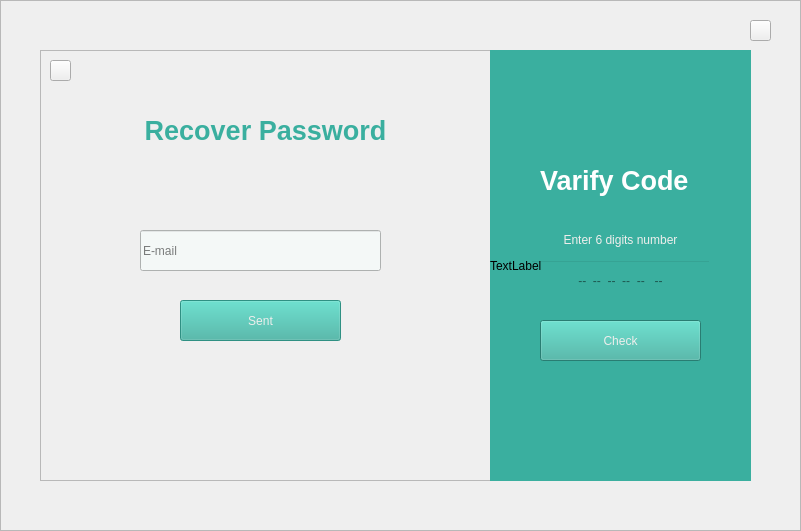
   <widget class="QFrame" name="Recover_FRM_2">
    <property name="geometry">
     <rect>
      <x>990</x>
      <y>590</y>
      <width>801</width>
      <height>531</height>
     </rect>
    </property>
    <property name="frameShape">
     <enum>QFrame::StyledPanel</enum>
    </property>
    <property name="frameShadow">
     <enum>QFrame::Raised</enum>
    </property>
    <widget class="QLabel" name="label_5">
     <property name="geometry">
      <rect>
       <x>0</x>
       <y>0</y>
       <width>801</width>
       <height>541</height>
      </rect>
     </property>
     <property name="text">
      <string/>
     </property>
     <property name="pixmap">
      <pixmap>images/b-1.jpg</pixmap>
     </property>
    </widget>
    <widget class="QFrame" name="frame_2">
     <property name="geometry">
      <rect>
       <x>40</x>
       <y>50</y>
       <width>711</width>
       <height>431</height>
      </rect>
     </property>
     <property name="frameShape">
      <enum>QFrame::StyledPanel</enum>
     </property>
     <property name="frameShadow">
      <enum>QFrame::Raised</enum>
     </property>
     <widget class="QFrame" name="frame_14">
      <property name="geometry">
       <rect>
        <x>0</x>
        <y>0</y>
        <width>451</width>
        <height>431</height>
       </rect>
      </property>
      <property name="frameShape">
       <enum>QFrame::StyledPanel</enum>
      </property>
      <property name="frameShadow">
       <enum>QFrame::Raised</enum>
      </property>
      <widget class="QLineEdit" name="Username_LE_4">
       <property name="enabled">
        <bool>false</bool>
       </property>
       <property name="geometry">
        <rect>
         <x>100</x>
         <y>180</y>
         <width>241</width>
         <height>41</height>
        </rect>
       </property>
       <property name="cursor">
        <cursorShape>IBeamCursor</cursorShape>
       </property>
       <property name="styleSheet">
        <string notr="true">background-color: rgb(244, 248, 247);</string>
       </property>
       <property name="cursorPosition">
        <number>0</number>
       </property>
       <property name="placeholderText">
        <string>E-mail</string>
       </property>
       <property name="clearButtonEnabled">
        <bool>true</bool>
       </property>
      </widget>
      <widget class="QPushButton" name="Signin_BTN_4">
       <property name="enabled">
        <bool>false</bool>
       </property>
       <property name="geometry">
        <rect>
         <x>140</x>
         <y>250</y>
         <width>161</width>
         <height>41</height>
        </rect>
       </property>
       <property name="styleSheet">
        <string notr="true">color: rgb(238, 238, 236);
background-color: rgb(57, 175, 159);
</string>
       </property>
       <property name="text">
        <string>Sent</string>
       </property>
      </widget>
      <widget class="QPushButton" name="pushButton_4">
       <property name="geometry">
        <rect>
         <x>10</x>
         <y>10</y>
         <width>21</width>
         <height>21</height>
        </rect>
       </property>
       <property name="cursor">
        <cursorShape>PointingHandCursor</cursorShape>
       </property>
       <property name="text">
        <string/>
       </property>
       <property name="icon">
        <iconset>
         <normaloff>images/back.png</normaloff>images/back.png</iconset>
       </property>
      </widget>
      <widget class="QLabel" name="label_27">
       <property name="geometry">
        <rect>
         <x>0</x>
         <y>60</y>
         <width>451</width>
         <height>41</height>
        </rect>
       </property>
       <property name="text">
        <string>&lt;html&gt;&lt;head/&gt;&lt;body&gt;&lt;p&gt;&lt;span style=&quot; font-size:20pt; font-weight:600; color:#3aaf9f;&quot;&gt;Recover Password&lt;/span&gt;&lt;/p&gt;&lt;/body&gt;&lt;/html&gt;</string>
       </property>
       <property name="alignment">
        <set>Qt::AlignCenter</set>
       </property>
      </widget>
     </widget>
     <widget class="QFrame" name="Varify_FRM">
      <property name="geometry">
       <rect>
        <x>450</x>
        <y>0</y>
        <width>261</width>
        <height>431</height>
       </rect>
      </property>
      <property name="styleSheet">
       <string notr="true">background-color: rgb(58, 175, 159);</string>
      </property>
      <property name="frameShape">
       <enum>QFrame::StyledPanel</enum>
      </property>
      <property name="frameShadow">
       <enum>QFrame::Raised</enum>
      </property>
      <widget class="QLabel" name="label_13">
       <property name="geometry">
        <rect>
         <x>50</x>
         <y>110</y>
         <width>171</width>
         <height>41</height>
        </rect>
       </property>
       <property name="styleSheet">
        <string notr="true">background-color: transparent;</string>
       </property>
       <property name="text">
        <string>&lt;!DOCTYPE HTML PUBLIC &quot;-//W3C//DTD HTML 4.0//EN&quot; &quot;http://www.w3.org/TR/REC-html40/strict.dtd&quot;&gt;
&lt;html&gt;&lt;head&gt;&lt;meta name=&quot;qrichtext&quot; content=&quot;1&quot; /&gt;&lt;style type=&quot;text/css&quot;&gt;
p, li { white-space: pre-wrap; }
&lt;/style&gt;&lt;/head&gt;&lt;body style=&quot; font-family:'Umpush Light'; font-size:10pt; font-weight:400; font-style:normal;&quot;&gt;
&lt;p style=&quot; margin-top:12px; margin-bottom:12px; margin-left:0px; margin-right:0px; -qt-block-indent:0; text-indent:0px;&quot;&gt;&lt;span style=&quot; font-family:'Ubuntu'; font-size:20pt; font-weight:600; color:#ffffff;&quot;&gt;Varify Code&lt;/span&gt;&lt;/p&gt;&lt;/body&gt;&lt;/html&gt;</string>
       </property>
      </widget>
      <widget class="QLabel" name="label_15">
       <property name="geometry">
        <rect>
         <x>50</x>
         <y>180</y>
         <width>161</width>
         <height>21</height>
        </rect>
       </property>
       <property name="styleSheet">
        <string notr="true">background-color: transparent;</string>
       </property>
       <property name="text">
        <string>&lt;html&gt;&lt;head/&gt;&lt;body&gt;&lt;p align=&quot;center&quot;&gt;&lt;span style=&quot; color:#eeeeec;&quot;&gt;Enter 6 digits number&lt;/span&gt;&lt;/p&gt;&lt;/body&gt;&lt;/html&gt;</string>
       </property>
      </widget>
      <widget class="QPushButton" name="Signup1_BTN_2">
       <property name="geometry">
        <rect>
         <x>50</x>
         <y>270</y>
         <width>161</width>
         <height>41</height>
        </rect>
       </property>
       <property name="cursor">
        <cursorShape>PointingHandCursor</cursorShape>
       </property>
       <property name="styleSheet">
        <string notr="true">color: rgb(238, 238, 236);
background-color: rgb(57, 175, 159);
</string>
       </property>
       <property name="text">
        <string>Check</string>
       </property>
      </widget>
      <widget class="QLineEdit" name="Username_LE_3">
       <property name="geometry">
        <rect>
         <x>40</x>
         <y>210</y>
         <width>181</width>
         <height>41</height>
        </rect>
       </property>
       <property name="cursor">
        <cursorShape>IBeamCursor</cursorShape>
       </property>
       <property name="styleSheet">
        <string notr="true">background-color: transparent;</string>
       </property>
       <property name="cursorPosition">
        <number>0</number>
       </property>
       <property name="alignment">
        <set>Qt::AlignCenter</set>
       </property>
       <property name="placeholderText">
        <string>--  --  --  --  --   --</string>
       </property>
       <property name="clearButtonEnabled">
        <bool>true</bool>
       </property>
      </widget>
      <widget class="QLabel" name="label_25">
       <property name="geometry">
        <rect>
         <x>0</x>
         <y>0</y>
         <width>261</width>
         <height>431</height>
        </rect>
       </property>
       <property name="text">
        <string>TextLabel</string>
       </property>
       <property name="scaledContents">
        <bool>true</bool>
       </property>
      </widget>
      <zorder>label_25</zorder>
      <zorder>label_15</zorder>
      <zorder>Signup1_BTN_2</zorder>
      <zorder>Username_LE_3</zorder>
      <zorder>label_13</zorder>
     </widget>
    </widget>
    <widget class="QPushButton" name="pushButton_16">
     <property name="geometry">
      <rect>
       <x>750</x>
       <y>20</y>
       <width>21</width>
       <height>21</height>
      </rect>
     </property>
     <property name="cursor">
      <cursorShape>PointingHandCursor</cursorShape>
     </property>
     <property name="styleSheet">
      <string notr="true">background-color: rgba(transparent)</string>
     </property>
     <property name="text">
      <string/>
     </property>
     <property name="icon">
      <iconset>
       <normaloff>images/close2.png</normaloff>images/close2.png</iconset>
     </property>
    </widget>
   </widget>
